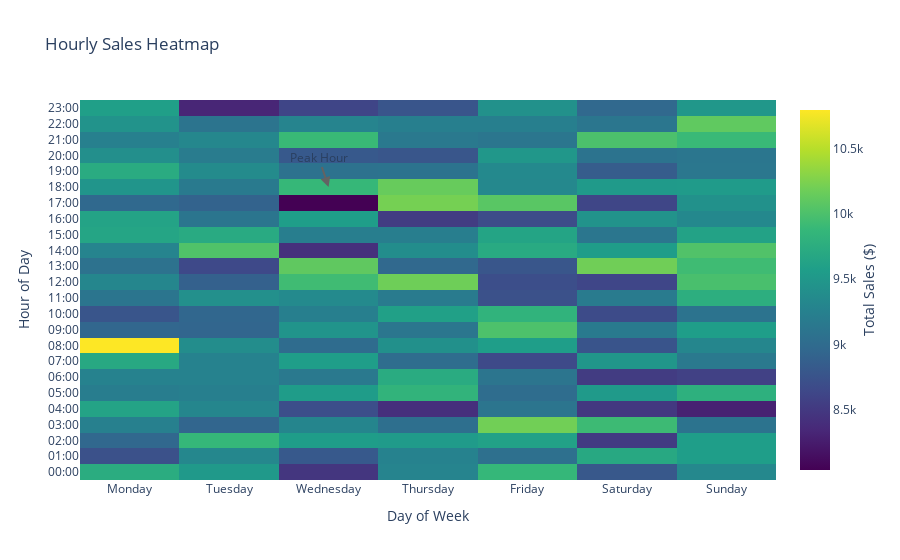

Notebook code for this chart:
### Markdown cell above
# 12. Hourly Sales Heatmap

### Code cell
# Create the heatmap
fig = go.Figure(data=go.Heatmap(
    z=pivot_table.values,
    x=['Monday', 'Tuesday', 'Wednesday', 'Thursday', 'Friday', 'Saturday', 'Sunday'],
    y=pivot_table.index,
    colorscale='Viridis',
    hovertemplate='Day: %{x}<br>Hour: %{y}<br>Total Sales: $%{z:.2f}<extra></extra>'
))

# Update layout
fig.update_layout(
    title='Hourly Sales Heatmap',
    xaxis_title='Day of Week',
    yaxis_title='Hour of Day',
    yaxis = dict(
        tickmode = 'array',
        tickvals = list(range(24)),
        ticktext = [f'{i:02d}:00' for i in range(24)]
    )
)

# Add annotations for peak hours
peak_hour = pivot_table.mean(axis=1).idxmax()
peak_day = pivot_table.mean(axis=0).idxmax()

fig.add_annotation(
    x=peak_day,
    y=peak_hour,
    text="Peak Hour",
    showarrow=True,
    arrowhead=2,
    arrowsize=1,
    arrowwidth=2,
    arrowcolor="#636363"
)

# Add a color bar
fig.update_traces(colorbar=dict(
    title="Total Sales ($)",
    titleside="right",
    titlefont=dict(size=14),
    tickfont=dict(size=12),
))

fig.show()

### Figure 1 — Plotly figure (JSON) as saved in the notebook; plotly's stock layout.template omitted (floating-point values rounded to 4 significant figures; data arrays with more than 128 entries replaced by an {"elided": "..."} marker saying what was removed)
{"data": [{"colorbar": {"tickfont": {"size": 12}, "title": {"font": {"size": 14}, "side": "right", "text": "Total Sales ($)"}}, "colorscale": [[0, "#440154"], [0.1111, "#482878"], [0.2222, "#3e4989"], [0.3333, "#31688e"], [0.4444, "#26828e"], [0.5556, "#1f9e89"], [0.6667, "#35b779"], [0.7778, "#6ece58"], [0.8889, "#b5de2b"], [1, "#fde725"]], "hovertemplate": "Day: %{x}<br>Hour: %{y}<br>Total Sales: $%{z:.2f}<extra></extra>", "type": "heatmap", "x": ["Monday", "Tuesday", "Wednesday", "Thursday", "Friday", "Saturday", "Sunday"], "y": [0, 1, 2, 3, 4, 5, 6, 7, 8, 9, 10, 11, 12, 13, 14, 15, 16, 17, 18, 19, 20, 21, 22, 23], "z": {"elided": "24x7 float values"}}], "layout": {"annotations": [{"arrowcolor": "#636363", "arrowhead": 2, "arrowsize": 1, "arrowwidth": 2, "showarrow": true, "text": "Peak Hour", "x": "Wednesday", "y": 18}], "title": {"text": "Hourly Sales Heatmap"}, "xaxis": {"title": {"text": "Day of Week"}}, "yaxis": {"tickmode": "array", "ticktext": ["00:00", "01:00", "02:00", "03:00", "04:00", "05:00", "06:00", "07:00", "08:00", "09:00", "10:00", "11:00", "12:00", "13:00", "14:00", "15:00", "16:00", "17:00", "18:00", "19:00", "20:00", "21:00", "22:00", "23:00"], "tickvals": [0, 1, 2, 3, 4, 5, 6, 7, 8, 9, 10, 11, 12, 13, 14, 15, 16, 17, 18, 19, 20, 21, 22, 23], "title": {"text": "Hour of Day"}}}}
